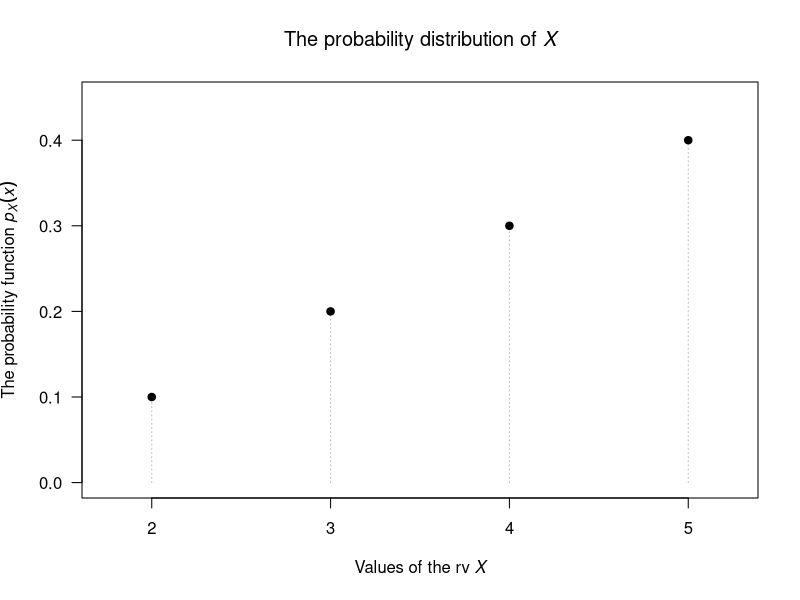
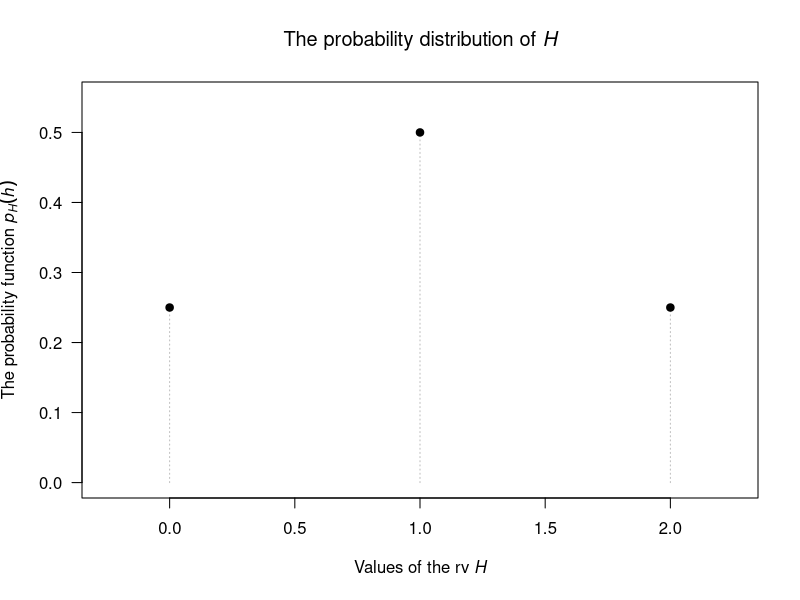
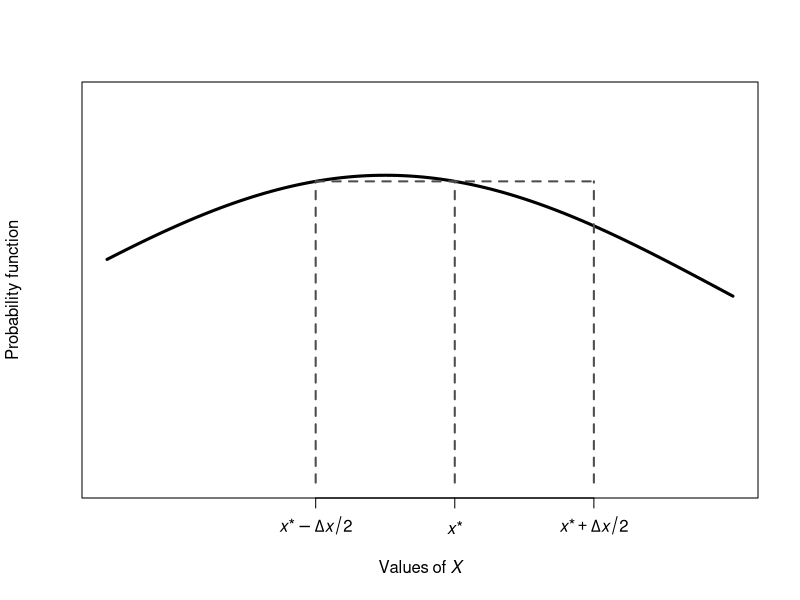

These charts were generated, in order, by the following R code: (Note: this script raises an error after producing the figures.)
## ---- chunk 1
LargestDieTable <- array( dim = c(2, 4)) 


LargestDieTable[1, ] <- as.character(2:5)
LargestDieTable[2, ] <- ( (2:5) - 1 ) / 10

if( knitr::is_latex_output() ) {
  rownames(LargestDieTable) <- c("$x$",
                                 "$\\Pr(X = x)$")
  knitr::kable(LargestDieTable,
               format = "latex",
               booktabs = TRUE,
               align = "r",
               longtable = FALSE,                
               escape = FALSE,
               caption = "A table showing the distribution of $X$, the largest number in two draws from an urn") %>%
    kable_styling(font_size = 10) %>%
    row_spec(0, bold = TRUE) 
}
if( knitr::is_html_output() ) {
  rownames(LargestDieTable) <- c("$x$",
                                 "Probability")
  knitr::kable(LargestDieTable,
               format = "html",
               booktabs = TRUE,
               align = "r",
               longtable = FALSE,                
               caption = "A table showing the distribution of $X$, the largest number in two draws from an urn") %>%
    row_spec(1, bold = TRUE)
}



## ---- chunk 2
plot( x = 2:5,
      y = c(0.1, 0.2, 0.3, 0.4),
      xlim = c(1.75, 5.25),
      ylim = c(0, 0.45),
      type = "h",
      las = 1,
      lty = 3,
      lwd = 1,
      axes = FALSE,
      col = "grey",
      main = expression( 
        paste( "The probability distribution of ", italic(X)) 
        ),
      xlab = expression( 
        paste("Values of the rv ", italic(X)) 
        ),
      ylab = expression( 
        paste( "The probability function ", italic(p)[italic(X)](italic(x)) )
      )
)
axis(side = 1,
     at = 2:5)
axis(side = 2,
     at = seq(0, 0.4, by = 0.1),
     las = 1)
box()

points( x = 2:5,
        y = c(0.1, 0.2, 0.3, 0.4),
        pch = 19)

## ---- chunk 3
TwoDieTable <- array( dim = c(2, 3)) 

rownames(TwoDieTable) <- c("$h$",
                           "$\\Pr(H = h)$")

TwoDieTable[1, ] <- as.character(0:2)
TwoDieTable[2, ] <- c(0.25, 0.50, 0.25)

if( knitr::is_latex_output() ) {
  knitr::kable(TwoDieTable,
               format = "latex",
               booktabs = TRUE,
               align = "r",
               longtable = FALSE,                
               escape = FALSE,
               caption = "A table showing the distribution of $H$, the number of heads in two tosses of a coin") %>%
    kable_styling(font_size = 10) %>%
    row_spec(0, bold = TRUE) 
}
if( knitr::is_html_output() ) {
  knitr::kable(TwoDieTable,
               escape = TRUE,
               format = "html",
               booktabs = TRUE,
               align = "r",
               longtable = FALSE,                
               caption = "A table showing the distribution of $H$, the number of heads in two tosses of a coin") %>%
    row_spec(1, bold = TRUE) 
}
## ---- chunk 4
plot( x = 0:2,
      y = c(0.25, 0.50, 0.25),
      ylim = c(0, 0.55),
      xlim = c(-0.25, 2.25), 
      type = "h",
      las = 1,
      lty = 3,
      col = "grey",
      main = expression(
        paste("The probability distribution of ", italic(H))
        ),
      xlab = expression(
        paste("Values of the rv ", italic(H) )
        ),
      ylab = expression(
        paste("The probability function ", italic(p)[italic(H)](italic(h)))
      )
)

points( x = 0:2,
        y = c(0.25, 0.5, 0.25),
        pch = 19)

## ---- chunk 5
xAt <- 6
deltax <- 4

xLo <- xAt - deltax/2
xHi <- xAt + deltax/2

x <- seq(1, 10,
         length = 100)
fx <- function(x) {
  dnorm(x, 
        mean = 5,
        sd = 5)
}

plot( fx(x) ~ x,
      type = "l",
      lwd = 3,
      axes = FALSE,
      ylim = c(0, 0.10),
      xlab = expression(Values~of~italic(X)),
      ylab = "Probability function")
axis(side = 1,
     at = c(xLo, xAt, xHi),
     labels = expression( italic(x)*"*" - Delta*italic(x)/2,
                          italic(x)*"*",
                          italic(x)*"*" + Delta*italic(x)/2))
box()

lines(x = c(xLo, xLo),
      y = c(0, fx(xLo)),
            lwd = 2,
            col = grey(0.3),
            lty = 2)
lines(x = c(xAt, xAt),
      y = c(0, fx(xAt)),
            lwd = 2,
            col = grey(0.3),
            lty = 2)
lines(x = c(xHi, xHi),
      y = c(0, fx(xLo)),
            lwd = 2,
            col = grey(0.3),
            lty = 2)
lines(x = c(xLo, xHi),
      y = c(fx(xAt), fx(xAt)),
            lwd = 2,
            col = grey(0.3),
            lty = 2)
xShade <- seq(xLo, xHi,
              length = 100)

polygon( x = c(min(xShade), xShade, max(xShade)),
         y = c(0, fx(xShade), 0),
         col = plotColour)
points(x = xAt,
      y = fx(xAt),
      cex = 1.5,
      pch = 19)
text(x = xAt,
     y = fx(xAt),
     pos = 3,
     labels = expression(italic(f)*(italic(x)*"*")) )
text(x = max(x),
     y = fx( max(x) ),
     pos = 3,
     labels = expression(italic(f)*(italic(x))) )


arrows(x0 = xLo,
       x1 = xHi,
       y0 = 0.02,
       y1 = 0.02,
       code = 3,
       angle = 15,
       length = 0.15)
text(x = xLo + 0.3 * (xHi - xLo), # Offset a bit
     y = 0.02,
     pos = 3,
     labels = expression(Delta*italic(x))) 

## ---- chunk 6
plot( x = c(-1, 2),
      y = c(0, 2),
      type = "n",
      las = 1,
      main = expression(
        paste("The probability distribution of ", italic(W))
        ),
      xlab = expression(
        paste("Values of the rv ", italic(W))
        ),
      ylab = expression(
        paste("The probability function ", italic(p)[italic(W)](italic(w)))
      )
)

polygon( x = c(0, 0.5, 0.5, 0),
         y = c(0, 1, 0, 0),
         col = plotColour1)
lines( x = c(-0.5, 0, 1),
       y = c(0, 0, 2),
       lwd = 2)
lines( x = c(-1, -0.5),
       y = c(0, 0),
       lwd = 2,
       lty = 3)
lines( x = c(1, 1.5),
       y = c(0, 0),
       lwd = 2)
lines( x = c(1.5, 2),
       y = c(0, 0),
       lwd = 2,
       lty = 3)
points(1, 2, 
       pch = 1)
points(1, 0, 
       pch = 19)
## ---- chunk 7
p <- 0.4
x <- seq(0, 4, 
         length = 100)
fy <- (1 - p) * exp( - x)
fy[1] <- 1 - p

Fy <- 0.4 + 0.6 * (1 - exp(-x ) )
F[1] <- p

plot(fy ~ x,
     lwd = 2,
     type = "l",
     xlim = c(-1, 4),
     xlab = expression(italic(Y)),
     ylab = expression(italic(f)[italic(y)](italic(y))),
     main = "Probability function",
     las = 1)
points( x = 0,
        y = 0.4,
        pch = 19)
points( x = 0,
        y = 0.6,
        pch = 1)

lines( x = c(-1, -0.5),
       y = c(0, 0),
       lwd = 2,
       lty = 2)
lines( x = c(-0.5, 0),
       y = c(0, 0),
       lwd = 2)
points( x = 0,
        y = 0,
        pch = 1)
## ---- chunk 8
plot( x = c(-1, 4),
      y = c(0, 1.05),
      type = "n",
      las = 1,
      main = expression(
        paste("The probability function of ", italic(H))
        ),
      xlab = expression(italic(H)),
      ylab = expression(
        paste("The probability function ",italic(F)[italic(H)](italic(h)))
      )
)

abline(h = c(0, 1),
       col = "grey")


lines( x = c(-0.5, -1),
       y = c(0, 0),
       lty = 2,
       lwd = 2)
lines( x = c(-0.5, 0),
       y = c(0, 0),
       lwd = 2)
lines( x = c(0, 1),
       y = c(0.25, 0.25),
       lwd = 2)
lines( x = c(1, 2),
       y = c(0.75, 0.75),
       lwd = 2)
lines( x = c(2, 3),
       y = c(1, 1),
       lwd = 2)
lines( x = c(3, 4),
       y = c(1, 1),
       lwd = 2,
       lty = 2)


points(0, 0, 
       pch = 1)
points(0, 0.25, 
       pch = 19)

points(1, 0.25, 
       pch = 1)
points(1, 0.75, 
       pch = 19)

points(2, 0.75, 
       pch = 1)
points(2, 1, 
       pch = 19)

## ---- chunk 9
par(mfrow = c(1, 2))

fv <- function(v){
  y <- array( 0, dim = length(v))
  fy <- ifelse( (v > 0) & ( v < 2 ),
                v/2,
                0)
  fy
}

v <- seq(-2, 4, 
         length = 100)
plot(fv(v) ~ v,
     type = "l",
     lwd = 2,
     las = 1,
     xlab = expression(italic(v)),
     ylab = "Probability function",
      main = expression(paste("The probability function for"~italic(V))),
)


vb <- seq(0, 2,
         length = 100)
vbDF <- ( vb ^ 2 ) / 4

plot( x = c(-2, 4),
      y = c(0, 1),
      type = "n",
      main = expression(paste("The distribution function for"~italic(V))),
      xlab = expression(italic(v)),
      ylab = "Distribution function",
      las = 1)
lines( x = c(-2, -1),
       y = c(0, 0),
       lwd = 3,
       lty = 2)
lines( x = c(-1, 0),
       y = c(0, 0),
       lwd = 3,
       lty = 1)
lines( vbDF ~ vb,
       lwd = 3)
lines( x = c(2, 3),
       y = c(1, 1),
       lwd = 3)
lines( x = c(3, 4),
       y = c(1, 1),
       lwd = 3,
       lty = 2)
## ---- chunk 10
p <- 0.4
x <- seq(0, 4, 
         length = 100)
fy <- (1 - p) * exp( - x)
fy[1] <- 1 - p

Fy <- 0.4 + 0.6 * (1 - exp(-x ) )
F[1] <- p


plot(Fy ~ x,
     ylim = c(0, 1),
     xlim = c(-1, 4),
     lwd = 2,
     type = "l",
     xlab = expression(italic(Y)),
     ylab = expression(italic(F)[italic(y)](italic(y))),
     main = "Distribution function",
     las = 1)
points( x = 0,
        y = Fy[1],
        pch = 19)
points( x = 0,
        y = 0,
        pch = 1)
lines( x = c(-1, 0),
       y = c(0, 0),
       lwd = 2)
## ---- chunk 11
RainArray <- array( dim = c(12, 2) )

Rain12 <- read.csv("Data/IDCJAC0001_044021/IDCJAC0001_044021_Data12.csv", 
                   na.strings = "null")
RainDec <- Rain12$Dec
RainJun <- Rain12$Jun

breaks <- c( 0, 0.01, 20,
             seq(40, 220, by = 20) )
outDec <- hist(RainDec,
               breaks = breaks,
               plot = FALSE)
outJun <- hist(RainJun, 
               breaks = breaks,
               plot = FALSE)

RainArray[, 1] <- outJun$counts
RainArray[, 2] <- outDec$counts
colnames(RainArray) <- c("June",
                         "December")
rownames(RainArray) <- c("Zero rainfall", 
           "$0 < R < 20$",
           "$20 \\le R < 40$",
           "$40 \\le R < 60$",
           "$60 \\le R < 80$",
           "$80 \\le R < 100$",
           "$100 \\le R < 120$",
           "$120 \\le R < 140$",
           "$140 \\le R < 160$",
           "$160 \\le R < 180$",
           "$180 \\le R < 200$",
           "$200 \\le R < 220$")


if( knitr::is_latex_output() ) {
  knitr::kable(RainArray,
               format = "latex",
               booktabs = TRUE,
               align = "r",
               longtable = FALSE,                
               escape = FALSE,
               caption = "The monthly rainfall in Charleville, in mm, from 1942 to 2022: The number of months with the indicated rainfall") %>%
    kable_styling(font_size = 10) %>%
    row_spec(0, bold = TRUE) 
}
if( knitr::is_html_output() ) {
  rownames(RainArray) <- c("Zero rainfall", 
             "Over 0 to under 20",
             "20 to under 40",
             "40  to under  60",
             "60  to under  80",
             "80  to under  100",
             "100  to under  120",
             "120  to under  140",
             "140  to under  160",
             "160  to under  180",
             "180  to under  200",
             "200  to under  220")
knitr::kable(RainArray,
               escape = FALSE,
               format = "html",
               booktabs = TRUE,
               align = "r",
               longtable = FALSE,                
               caption = "The monthly rainfall in Charleville, in mm, from 1942 to 2022: The number of months with the indicated rainfall") %>%
    row_spec(0, bold = TRUE) 
}



